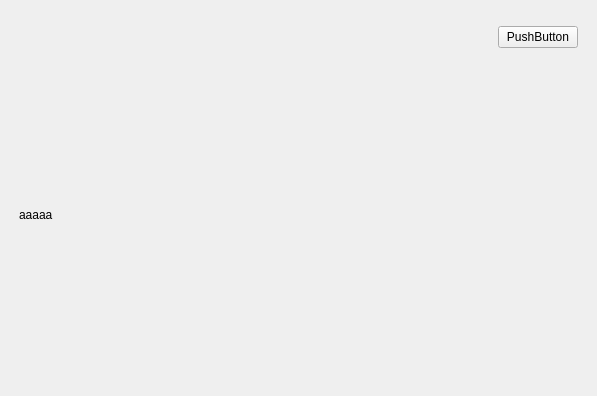
<?xml version="1.0" encoding="UTF-8"?>
<ui version="4.0">
 <class>VSQTOPENClass</class>
 <widget class="QWidget" name="VSQTOPENClass">
  <property name="geometry">
   <rect>
    <x>0</x>
    <y>0</y>
    <width>597</width>
    <height>396</height>
   </rect>
  </property>
  <property name="windowTitle">
   <string>VSQTOPEN</string>
  </property>
  <widget class="QWidget" name="layoutWidget">
   <property name="geometry">
    <rect>
     <x>8</x>
     <y>15</y>
     <width>581</width>
     <height>371</height>
    </rect>
   </property>
   <layout class="QGridLayout" name="gridLayout" rowstretch="0,1">
    <item row="0" column="0">
     <layout class="QHBoxLayout" name="horizontalLayout">
      <item>
       <spacer name="horizontalSpacer">
        <property name="orientation">
         <enum>Qt::Orientation::Horizontal</enum>
        </property>
        <property name="sizeHint" stdset="0">
         <size>
          <width>40</width>
          <height>20</height>
         </size>
        </property>
       </spacer>
      </item>
      <item>
       <widget class="QPushButton" name="btnOpen">
        <property name="text">
         <string>PushButton</string>
        </property>
       </widget>
      </item>
     </layout>
    </item>
    <item row="1" column="0">
     <widget class="QLabel" name="labelPic">
      <property name="sizePolicy">
       <sizepolicy hsizetype="Ignored" vsizetype="Ignored">
        <horstretch>0</horstretch>
        <verstretch>0</verstretch>
       </sizepolicy>
      </property>
      <property name="text">
       <string>aaaaa</string>
      </property>
     </widget>
    </item>
   </layout>
  </widget>
 </widget>
 <layoutdefault spacing="6" margin="11"/>
 <resources>
  <include location="VSQTOPEN.qrc"/>
 </resources>
 <connections/>
</ui>
